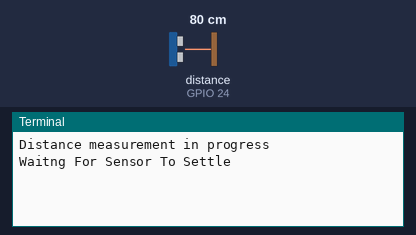
Bench run of a program on a simulated Raspberry Pi (BCM pin numbers). Shown: the last lines printed to the terminal. The test bench sets the inputs (shaded band); at power-on: distance to the obstacle (sensor on GPIO 24) 80 cm. The echo pulse lasts 58.3 µs per cm; each call to the cloud database takes 0.3 s, and an entry nobody has set reads as its off value or as empty; the clock reads 2024-03-15 10:24:30 at power-on unless the program sets it.

Above: at 1.2 s.
1.3 s: distance to the obstacle (sensor on GPIO 24) set to 2 cm
At 2.21 s:
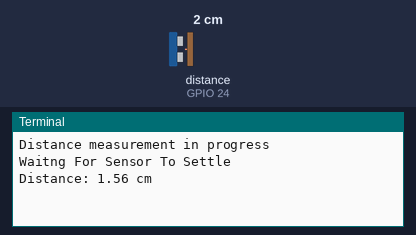
4.7 s: distance to the obstacle (sensor on GPIO 24) set to 4 cm
At 4.7 s:
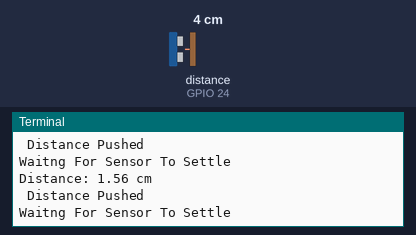

Measured:
- after the input at 1.3 s, the terminal: prints a new line after 0.70 s (image 1)

The program:

ultrasonic_-_firebase_.py
```python
import RPi.GPIO as GPIO                    #Import GPIO library
import time                                #Import time library
import firebase_admin
from firebase_admin import credentials, firestore
from firebase_admin import db

cred = credentials.Certificate("firebase.json")
firebase_admin.initialize_app(cred,{
'databaseURL' : "https://raspberrypi-11104-default-rtdb.firebaseio.com/"
})
ref = db.reference('ultrasonic readings')
GPIO.setmode(GPIO.BCM)                     #Set GPIO pin numbering

TRIG = 23                                  #Associate pin 23 to TRIG
ECHO = 24                                  #Associate pin 24 to ECHO

print ("Distance measurement in progress")

GPIO.setup(TRIG,GPIO.OUT)                  #Set pin as GPIO out
GPIO.setup(ECHO,GPIO.IN)                   #Set pin as GPIO in

while True:

  GPIO.output(TRIG, False)                 #Set TRIG as LOW
  print ("Waitng For Sensor To Settle")
  time.sleep(2)                            #Delay of 2 seconds

  GPIO.output(TRIG, True)                  #Set TRIG as HIGH
  time.sleep(0.00001)                      #Delay of 0.00001 seconds
  GPIO.output(TRIG, False)                 #Set TRIG as LOW

  while GPIO.input(ECHO)==0:               #Check whether the ECHO is LOW
    pulse_start = time.time()              #Saves the last known time of LOW pulse

  while GPIO.input(ECHO)==1:               #Check whether the ECHO is HIGH
    pulse_end = time.time()                #Saves the last known time of HIGH pulse

  pulse_duration = pulse_end - pulse_start #Get pulse duration to a variable

  distance = pulse_duration * 17150        #Multiply pulse duration by 17150 to get distance
  distance = round(distance, 2)            #Round to two decimal points

  if distance > 2 and distance < 400:      #Check whether the distance is within range
    print ("Distance:",distance - 0.5,"cm")  #Print distance with 0.5 cm calibration
    newdistance = str(distance - 0.5)
    ref . push({
    "ultrasonic_value":"Distance:"+ newdistance +"cm"
     })
    print(" Distance Pushed ")
  else:
    print ("Out Of Range")                   #display out of range
    #ref . push({
    #"ultrasonic_value":"Out Of Range"
     #})
    print(" Out Of Range Pushed ")
```
